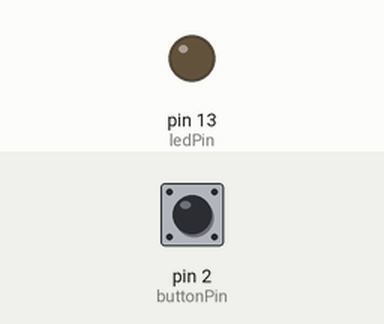
This sketch was run on a simulated Arduino Uno, built with avr-gcc and run on an emulated ATmega328P. Shown: output pins drawn as LEDs (lit = HIGH). Inputs (shaded band) come from the test bench; at power-on: pin 2 (buttonPin) HIGH.

Above: at 1.2 s.
1.3 s: pin 2 (buttonPin) pulled LOW for 0.15 s
At 1.8 s:
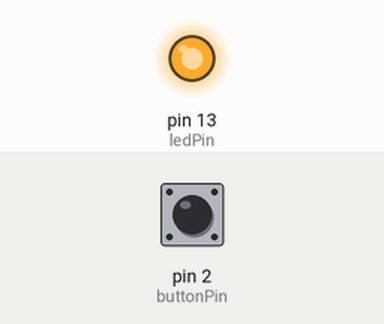
2.9 s: pin 2 (buttonPin) pulled LOW for 1 s
At 4.2 s:
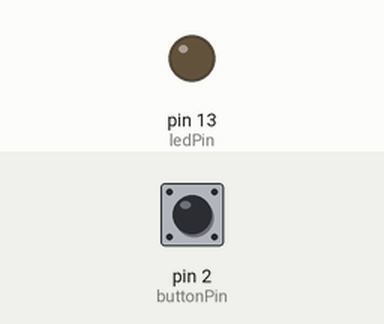
5.4 s: pin 2 (buttonPin) pulled LOW for 3.2 s
At 6.1 s:
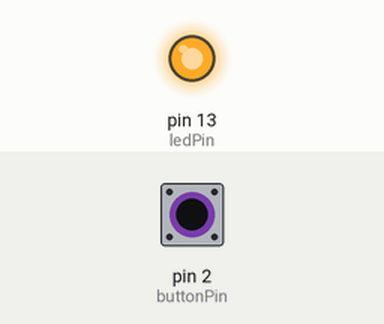
Timing chart, 0 to 8.4 s (numbered marks = the images above; inputs shaded):
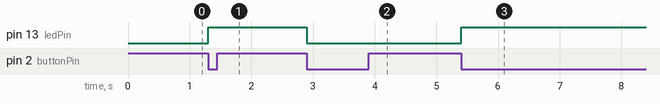

The sketch:

sketch_pnl.ino
```cpp
const int buttonPin = 2;
const int ledPin = 13;

int ledState = LOW;
int lastbuttonState;

void setup() {
  Serial.begin(9600);
  pinMode(ledPin, OUTPUT);
  pinMode(buttonPin, INPUT_PULLUP);

  lastbuttonState = digitalRead(buttonPin);
}

void btn_press() {
  if (ledState == HIGH) {
    ledState = LOW;
  } else {
    ledState = HIGH;
  }

  digitalWrite(ledPin, ledState);
}

void loop() {
  int buttonState = digitalRead(buttonPin);

  if (buttonState != lastbuttonState) {
    lastbuttonState = buttonState;
    if (buttonState == LOW) {
      btn_press();
    }
  }
}
```

Measured:
- after the input at 1.3 s, pin 13 (ledPin): LOW → HIGH at once
- after the input at 2.9 s, pin 13 (ledPin): HIGH → LOW at once
- after the input at 5.4 s, pin 13 (ledPin): LOW → HIGH at once
